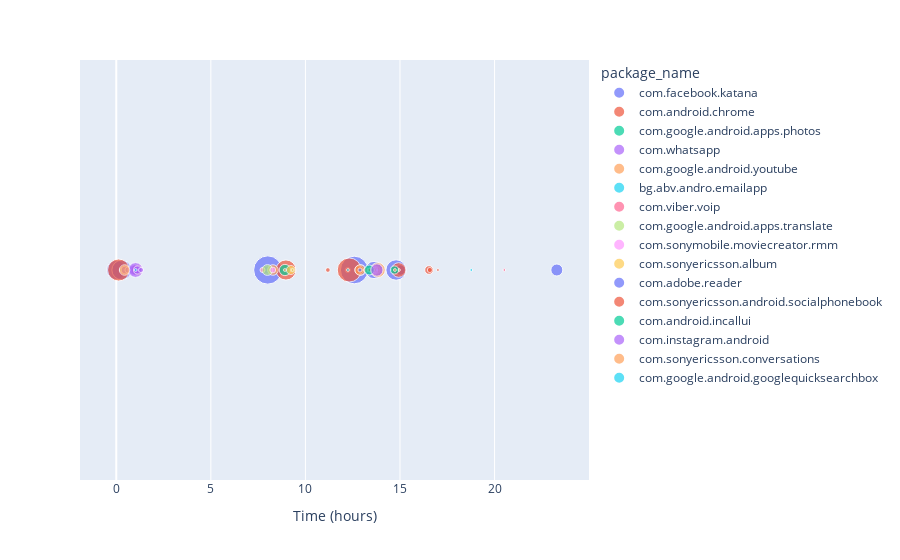

Here is the notebook cell this chart was saved with:
### Markdown cell above
we select the first 24 hours

### Code cell
fig = px.scatter(user_0[user_0.start_time<=24*60*60], x="start_time_hours", y=np.ones(user_0[user_0.start_time<=24*60*60].shape[0]), color="package_name",
                 size='time_spend')
fig.update_layout(
    xaxis_title="Time (hours)",
    yaxis_title="")
fig.update_yaxes(visible=False)

fig.show()

### Figure 1 — Plotly figure (JSON) as saved in the notebook; plotly's stock layout.template omitted (floating-point values rounded to 4 significant figures)
{"data": [{"hovertemplate": "package_name=com.facebook.katana<br>start_time_hours=%{x}<br>y=%{y}<br>time_spend=%{marker.size}<extra></extra>", "legendgroup": "com.facebook.katana", "marker": {"color": "#636efa", "size": [441, 460, 90, 10, 70, 941, 901, 129, 30, 351, 491, 134, 170], "sizemode": "area", "sizeref": 2.353, "symbol": "circle"}, "mode": "markers", "name": "com.facebook.katana", "orientation": "v", "showlegend": true, "type": "scatter", "x": [0, 0.2894, 0.9942, 7.728, 7.971, 8.01, 12.58, 12.93, 13.37, 13.63, 14.79, 15.0, 23.29], "xaxis": "x", "y": [1, 1, 1, 1, 1, 1, 1, 1, 1, 1, 1, 1, 1], "yaxis": "y"}, {"hovertemplate": "package_name=com.android.chrome<br>start_time_hours=%{x}<br>y=%{y}<br>time_spend=%{marker.size}<extra></extra>", "legendgroup": "com.android.chrome", "marker": {"color": "#EF553B", "size": [571, 150, 478, 10, 26, 30, 681, 80, 31, 10, 70, 250, 88, 31, 10], "sizemode": "area", "sizeref": 2.353, "symbol": "circle"}, "mode": "markers", "name": "com.android.chrome", "orientation": "v", "showlegend": true, "type": "scatter", "x": [0.1225, 1.091, 8.97, 9.23, 11.19, 12.24, 12.32, 12.83, 13.17, 13.36, 13.74, 14.93, 16.54, 16.58, 17.01], "xaxis": "x", "y": [1, 1, 1, 1, 1, 1, 1, 1, 1, 1, 1, 1, 1, 1, 1], "yaxis": "y"}, {"hovertemplate": "package_name=com.google.android.apps.photos<br>start_time_hours=%{x}<br>y=%{y}<br>time_spend=%{marker.size}<extra></extra>", "legendgroup": "com.google.android.apps.photos", "marker": {"color": "#00cc96", "size": [20, 150], "sizemode": "area", "sizeref": 2.353, "symbol": "circle"}, "mode": "markers", "name": "com.google.android.apps.photos", "orientation": "v", "showlegend": true, "type": "scatter", "x": [0.2811, 8.917], "xaxis": "x", "y": [1, 1], "yaxis": "y"}, {"hovertemplate": "package_name=com.whatsapp<br>start_time_hours=%{x}<br>y=%{y}<br>time_spend=%{marker.size}<extra></extra>", "legendgroup": "com.whatsapp", "marker": {"color": "#ab63fa", "size": [60, 76, 38, 130, 257, 80, 30, 21], "sizemode": "area", "sizeref": 2.353, "symbol": "circle"}, "mode": "markers", "name": "com.whatsapp", "orientation": "v", "showlegend": true, "type": "scatter", "x": [0.42, 0.4756, 0.6064, 0.9581, 1.019, 1.132, 1.309, 7.742], "xaxis": "x", "y": [1, 1, 1, 1, 1, 1, 1, 1], "yaxis": "y"}, {"hovertemplate": "package_name=com.google.android.youtube<br>start_time_hours=%{x}<br>y=%{y}<br>time_spend=%{marker.size}<extra></extra>", "legendgroup": "com.google.android.youtube", "marker": {"color": "#FFA15A", "size": [130, 132, 10, 131, 50, 260], "sizemode": "area", "sizeref": 2.353, "symbol": "circle"}, "mode": "markers", "name": "com.google.android.youtube", "orientation": "v", "showlegend": true, "type": "scatter", "x": [0.4394, 8.283, 8.914, 12.89, 13.76, 13.83], "xaxis": "x", "y": [1, 1, 1, 1, 1, 1], "yaxis": "y"}, {"hovertemplate": "package_name=bg.abv.andro.emailapp<br>start_time_hours=%{x}<br>y=%{y}<br>time_spend=%{marker.size}<extra></extra>", "legendgroup": "bg.abv.andro.emailapp", "marker": {"color": "#19d3f3", "size": [10, 24, 10, 10], "sizemode": "area", "sizeref": 2.353, "symbol": "circle"}, "mode": "markers", "name": "bg.abv.andro.emailapp", "orientation": "v", "showlegend": true, "type": "scatter", "x": [1.025, 9.323, 12.25, 13.72], "xaxis": "x", "y": [1, 1, 1, 1], "yaxis": "y"}, {"hovertemplate": "package_name=com.viber.voip<br>start_time_hours=%{x}<br>y=%{y}<br>time_spend=%{marker.size}<extra></extra>", "legendgroup": "com.viber.voip", "marker": {"color": "#FF6692", "size": [30, 90, 9], "sizemode": "area", "sizeref": 2.353, "symbol": "circle"}, "mode": "markers", "name": "com.viber.voip", "orientation": "v", "showlegend": true, "type": "scatter", "x": [7.731, 13.6, 20.52], "xaxis": "x", "y": [1, 1, 1], "yaxis": "y"}, {"hovertemplate": "package_name=com.google.android.apps.translate<br>start_time_hours=%{x}<br>y=%{y}<br>time_spend=%{marker.size}<extra></extra>", "legendgroup": "com.google.android.apps.translate", "marker": {"color": "#B6E880", "size": [140, 10], "sizemode": "area", "sizeref": 2.353, "symbol": "circle"}, "mode": "markers", "name": "com.google.android.apps.translate", "orientation": "v", "showlegend": true, "type": "scatter", "x": [7.991, 14.94], "xaxis": "x", "y": [1, 1], "yaxis": "y"}, {"hovertemplate": "package_name=com.sonymobile.moviecreator.rmm<br>start_time_hours=%{x}<br>y=%{y}<br>time_spend=%{marker.size}<extra></extra>", "legendgroup": "com.sonymobile.moviecreator.rmm", "marker": {"color": "#FF97FF", "size": [40], "sizemode": "area", "sizeref": 2.353, "symbol": "circle"}, "mode": "markers", "name": "com.sonymobile.moviecreator.rmm", "orientation": "v", "showlegend": true, "type": "scatter", "x": [8.271], "xaxis": "x", "y": [1], "yaxis": "y"}, {"hovertemplate": "package_name=com.sonyericsson.album<br>start_time_hours=%{x}<br>y=%{y}<br>time_spend=%{marker.size}<extra></extra>", "legendgroup": "com.sonyericsson.album", "marker": {"color": "#FECB52", "size": [96, 10, 50], "sizemode": "area", "sizeref": 2.353, "symbol": "circle"}, "mode": "markers", "name": "com.sonyericsson.album", "orientation": "v", "showlegend": true, "type": "scatter", "x": [9.233, 9.32, 13.58], "xaxis": "x", "y": [1, 1, 1], "yaxis": "y"}, {"hovertemplate": "package_name=com.adobe.reader<br>start_time_hours=%{x}<br>y=%{y}<br>time_spend=%{marker.size}<extra></extra>", "legendgroup": "com.adobe.reader", "marker": {"color": "#636efa", "size": [20], "sizemode": "area", "sizeref": 2.353, "symbol": "circle"}, "mode": "markers", "name": "com.adobe.reader", "orientation": "v", "showlegend": true, "type": "scatter", "x": [12.88], "xaxis": "x", "y": [1], "yaxis": "y"}, {"hovertemplate": "package_name=com.sonyericsson.android.socialphonebook<br>start_time_hours=%{x}<br>y=%{y}<br>time_spend=%{marker.size}<extra></extra>", "legendgroup": "com.sonyericsson.android.socialphonebook", "marker": {"color": "#EF553B", "size": [10, 10, 17, 10], "sizemode": "area", "sizeref": 2.353, "symbol": "circle"}, "mode": "markers", "name": "com.sonyericsson.android.socialphonebook", "orientation": "v", "showlegend": true, "type": "scatter", "x": [13.13, 13.37, 13.41, 13.55], "xaxis": "x", "y": [1, 1, 1, 1], "yaxis": "y"}, {"hovertemplate": "package_name=com.android.incallui<br>start_time_hours=%{x}<br>y=%{y}<br>time_spend=%{marker.size}<extra></extra>", "legendgroup": "com.android.incallui", "marker": {"color": "#00cc96", "size": [118, 79], "sizemode": "area", "sizeref": 2.353, "symbol": "circle"}, "mode": "markers", "name": "com.android.incallui", "orientation": "v", "showlegend": true, "type": "scatter", "x": [13.38, 14.71], "xaxis": "x", "y": [1, 1], "yaxis": "y"}, {"hovertemplate": "package_name=com.instagram.android<br>start_time_hours=%{x}<br>y=%{y}<br>time_spend=%{marker.size}<extra></extra>", "legendgroup": "com.instagram.android", "marker": {"color": "#ab63fa", "size": [180], "sizemode": "area", "sizeref": 2.353, "symbol": "circle"}, "mode": "markers", "name": "com.instagram.android", "orientation": "v", "showlegend": true, "type": "scatter", "x": [13.78], "xaxis": "x", "y": [1], "yaxis": "y"}, {"hovertemplate": "package_name=com.sonyericsson.conversations<br>start_time_hours=%{x}<br>y=%{y}<br>time_spend=%{marker.size}<extra></extra>", "legendgroup": "com.sonyericsson.conversations", "marker": {"color": "#FFA15A", "size": [10], "sizemode": "area", "sizeref": 2.353, "symbol": "circle"}, "mode": "markers", "name": "com.sonyericsson.conversations", "orientation": "v", "showlegend": true, "type": "scatter", "x": [14.73], "xaxis": "x", "y": [1], "yaxis": "y"}, {"hovertemplate": "package_name=com.google.android.googlequicksearchbox<br>start_time_hours=%{x}<br>y=%{y}<br>time_spend=%{marker.size}<extra></extra>", "legendgroup": "com.google.android.googlequicksearchbox", "marker": {"color": "#19d3f3", "size": [10], "sizemode": "area", "sizeref": 2.353, "symbol": "circle"}, "mode": "markers", "name": "com.google.android.googlequicksearchbox", "orientation": "v", "showlegend": true, "type": "scatter", "x": [18.77], "xaxis": "x", "y": [1], "yaxis": "y"}], "layout": {"autosize": true, "legend": {"itemsizing": "constant", "title": {"text": "package_name"}, "tracegroupgap": 0}, "margin": {"t": 60}, "xaxis": {"anchor": "y", "autorange": true, "domain": [0, 1], "range": [-1.595, 24.78], "title": {"text": "Time (hours)"}, "type": "linear"}, "yaxis": {"anchor": "x", "autorange": true, "domain": [0, 1], "range": [0, 2], "title": {"text": ""}, "type": "linear", "visible": false}}}
